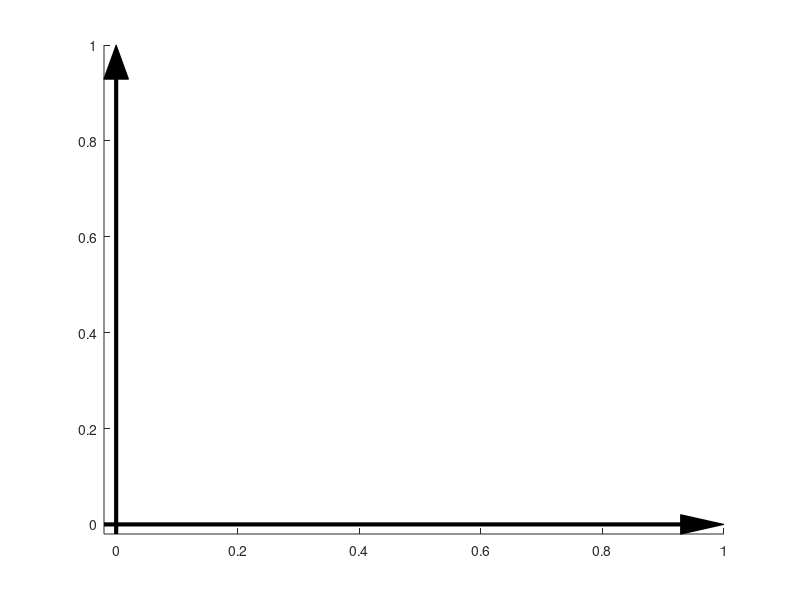

Reproduce this figure in MATLAB.

function void = drawaxes(varargin);

% drawaxes - ThreshLab/Plots -- 
%   Usage
%     drawaxes
%   Inputs
%     void
%   Outputs
%     void
%   Description
%     Draws arrowed axes on current figure


arrowlength = 0.07;
arrowwidth = 0.02;
holdon = ishold;
axy = axis;
x0 = axy(1); x1 = axy(2); y0 = axy(3); y1 = axy(4);
if x0*x1 > 0, Ypos = x0; else, Ypos = 0; end
if y0*y1 > 0, Xpos = y0; else, Xpos = 0; end

Dx = x1-x0; Dy = y1-y0;
axy(1) = min(axy(1),Ypos-Dx*arrowwidth);
axy(2) = max(axy(2),Ypos+Dx*arrowwidth);
axy(3) = min(axy(3),Xpos-Dy*arrowwidth);
axy(4) = max(axy(4),Xpos+Dy*arrowwidth);



hold on
plot(axy(1:2)-[0 1]*Dx*arrowlength,Xpos*[1 1],'linewidth',3,'color','k')
plot(Ypos*[1 1],axy(3:4)-[0 1]*Dy*arrowlength,'linewidth',3,'color','k')

Dx = axy(2)-axy(1);
Dy = axy(4)-axy(3);
fill(axy(2)-Dx*arrowlength*[1 0 1],Xpos+arrowwidth*Dy*[-1 0 1],'k')
fill(Ypos+arrowwidth*Dx*[-1 0 1],axy(4)-Dy*arrowlength*[1 0 1],'k')


axis(axy)
if ~holdon, hold off, end

% Copyright (c) Maarten Jansen
%
% This software is part of ThreshLab and is copyrighted material.
